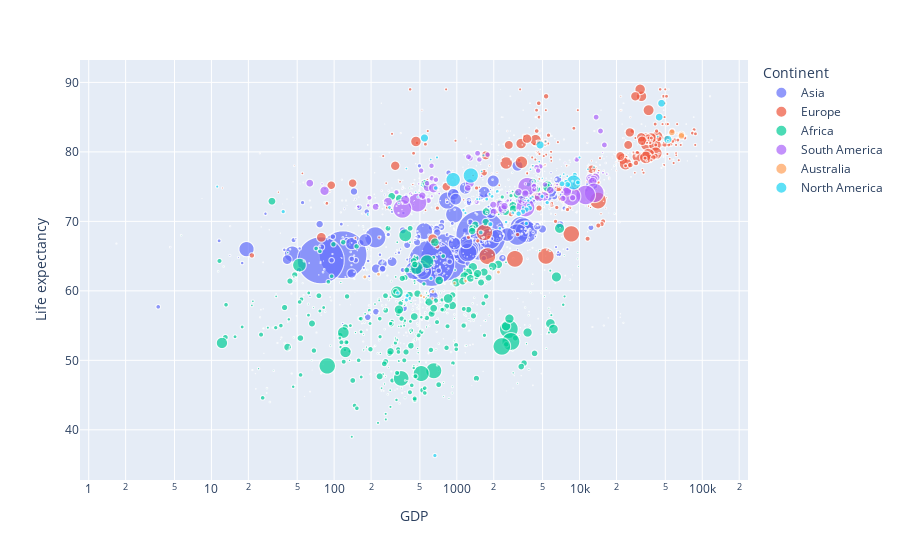

Notebook code for this chart:
### Code cell
df = px.data.gapminder()

fig = px.scatter(to_bubble, x="GDP", y="Life expectancy ",
                 size="Population", color="Continent",
                 hover_name="Country", log_x=True, size_max=50)
fig.show()

### Figure 1 — Plotly figure (JSON) as saved in the notebook; plotly's stock layout.template omitted (floating-point values rounded to 4 significant figures; data arrays with more than 128 entries replaced by an {"elided": "..."} marker saying what was removed)
{"data": [{"hovertemplate": "<b>%{hovertext}</b><br><br>Continent=Asia<br>GDP=%{x}<br>Life expectancy =%{y}<br>Population=%{marker.size}<extra></extra>", "hovertext": {"elided": "484 str values"}, "legendgroup": "Asia", "marker": {"color": "#636efa", "size": {"elided": "484 int values"}, "sizemode": "area", "sizeref": 517500.0, "symbol": "circle"}, "mode": "markers", "name": "Asia", "showlegend": true, "type": "scattergl", "x": {"elided": "484 float values"}, "xaxis": "x", "y": {"elided": "484 float values"}, "yaxis": "y"}, {"hovertemplate": "<b>%{hovertext}</b><br><br>Continent=Europe<br>GDP=%{x}<br>Life expectancy =%{y}<br>Population=%{marker.size}<extra></extra>", "hovertext": {"elided": "544 str values"}, "legendgroup": "Europe", "marker": {"color": "#EF553B", "size": {"elided": "544 int values"}, "sizemode": "area", "sizeref": 517500.0, "symbol": "circle"}, "mode": "markers", "name": "Europe", "showlegend": true, "type": "scattergl", "x": {"elided": "544 float values"}, "xaxis": "x", "y": {"elided": "544 float values"}, "yaxis": "y"}, {"hovertemplate": "<b>%{hovertext}</b><br><br>Continent=Africa<br>GDP=%{x}<br>Life expectancy =%{y}<br>Population=%{marker.size}<extra></extra>", "hovertext": {"elided": "739 str values"}, "legendgroup": "Africa", "marker": {"color": "#00cc96", "size": {"elided": "739 float values"}, "sizemode": "area", "sizeref": 517500.0, "symbol": "circle"}, "mode": "markers", "name": "Africa", "showlegend": true, "type": "scattergl", "x": {"elided": "739 float values"}, "xaxis": "x", "y": {"elided": "739 float values"}, "yaxis": "y"}, {"hovertemplate": "<b>%{hovertext}</b><br><br>Continent=South America<br>GDP=%{x}<br>Life expectancy =%{y}<br>Population=%{marker.size}<extra></extra>", "hovertext": {"elided": "160 str values"}, "legendgroup": "South America", "marker": {"color": "#ab63fa", "size": {"elided": "160 int values"}, "sizemode": "area", "sizeref": 517500.0, "symbol": "circle"}, "mode": "markers", "name": "South America", "showlegend": true, "type": "scattergl", "x": {"elided": "160 float values"}, "xaxis": "x", "y": {"elided": "160 float values"}, "yaxis": "y"}, {"hovertemplate": "<b>%{hovertext}</b><br><br>Continent=Australia<br>GDP=%{x}<br>Life expectancy =%{y}<br>Population=%{marker.size}<extra></extra>", "hovertext": ["Australia", "Australia", "Australia", "Australia", "Australia", "Australia", "Australia", "Australia", "Australia", "Australia", "Australia", "Australia", "Australia", "Australia", "Australia", "Australia", "Fiji", "Fiji", "Fiji", "Fiji", "Fiji", "Fiji", "Fiji", "Fiji", "Fiji", "Fiji", "Fiji", "Fiji", "Fiji", "Fiji", "Fiji", "Fiji", "Kiribati", "Kiribati", "Kiribati", "Kiribati", "Kiribati", "Kiribati", "Kiribati", "Kiribati", "Kiribati", "Kiribati", "Kiribati", "Kiribati", "Kiribati", "Kiribati", "Kiribati", "Kiribati", "Papua New Guinea", "Papua New Guinea", "Papua New Guinea", "Papua New Guinea", "Papua New Guinea", "Papua New Guinea", "Papua New Guinea", "Papua New Guinea", "Papua New Guinea", "Papua New Guinea", "Papua New Guinea", "Papua New Guinea", "Papua New Guinea", "Papua New Guinea", "Papua New Guinea", "Samoa", "Samoa", "Samoa", "Samoa", "Samoa", "Samoa", "Samoa", "Samoa", "Samoa", "Samoa", "Samoa", "Samoa", "Samoa", "Samoa", "Samoa", "Samoa", "Solomon Islands", "Solomon Islands", "Solomon Islands", "Solomon Islands", "Solomon Islands", "Solomon Islands", "Solomon Islands", "Solomon Islands", "Solomon Islands", "Solomon Islands", "Solomon Islands", "Solomon Islands", "Solomon Islands", "Solomon Islands", "Solomon Islands", "Solomon Islands", "Tonga", "Tonga", "Tonga", "Tonga", "Tonga", "Tonga", "Tonga", "Tonga", "Tonga", "Tonga", "Tonga", "Tonga", "Tonga", "Tonga", "Tonga", "Tonga", "Vanuatu", "Vanuatu", "Vanuatu", "Vanuatu", "Vanuatu", "Vanuatu", "Vanuatu", "Vanuatu", "Vanuatu", "Vanuatu", "Vanuatu", "Vanuatu", "Vanuatu", "Vanuatu", "Vanuatu", "Vanuatu"], "legendgroup": "Australia", "marker": {"color": "#FFA15A", "size": [23789338, 2346694, 23117353, 22728254, 223424, 223175, 216917, 212492, 28276, 26979, 23948, 21274, 198954, 196514, 19413, 19153, 892149, 88586, 879715, 873596, 86786, 85995, 851967, 84334, 834812, 827411, 821817, 818354, 816628, 815691, 814218, 811223, 11247, 11458, 18535, 16613, 14656, 12652, 1568, 9844, 96311, 9426, 92325, 9542, 88895, 87343, 85858, 8446, 7755785, 7592865, 743836, 7269348, 718239, 6947447, 6787187, 6627922, 647272, 631479, 6161517, 61724, 5862316, 5716152, 5572222, 193759, 19229, 19757, 189194, 187665, 18625, 184826, 183526, 182286, 18194, 179929, 178781, 177662, 176582, 175566, 17461, 587482, 57554, 563513, 551531, 539614, 52779, 51679, 54477, 49294, 481422, 469885, 458324, 446769, 435262, 423853, 41269, 16364, 15782, 15328, 14951, 14577, 14137, 1364, 135, 12357, 11689, 1141, 146, 99789, 99184, 98611, 9882, 26463, 25885, 253142, 247485, 241871, 236295, 23785, 22534, 219953, 214634, 2937, 24143, 198964, 193956, 18929, 18563], "sizemode": "area", "sizeref": 517500.0, "symbol": "circle"}, "mode": "markers", "name": "Australia", "showlegend": true, "type": "scattergl", "x": [56550.0, 62210.0, 67790.0, 67680.0, 62250.0, 51870.0, 42740.0, 49660.0, 4992.0, 36120.0, 3417.0, 3472.0, 23470.0, 281.8, 19520.0, 2170.0, 4922.0, 546.4, 4764.0, 4547.0, 4353.0, 3652.0, 3369.0, 4178.0, 478.8, 3750.0, 3659.0, 3333.0, 2836.0, 2260.0, 238.9, 276.1, 1424.0, 1685.0, 1724.0, 1764.0, 1693.0, 1493.0, 1297.0, 1413.0, 1358.0, 1152.0, 1215.0, 113.6, 115.4, 826.6, 734.9, 796.8, 2183.0, 230.0, 271.3, 177.9, 1367.0, 1167.0, 1179.0, 956.7, 854.3, 77.58, 637.4, 588.4, 511.7, 539.4, 631.9, 4149.0, 4179.0, 4220.0, 4235.0, 3943.0, 3453.0, 335.1, 359.8, 322.5, 288.0, 2571.0, 2351.0, 197.3, 1631.0, 1555.0, 154.7, 1922.0, 29.65, 188.5, 1859.0, 1643.0, 1272.0, 1158.0, 125.8, 146.9, 948.7, 88.87, 818.4, 744.8, 785.0, 944.8, 154.5, 493.8, 4192.0, 4267.0, 451.5, 445.2, 3548.0, 37.85, 3393.0, 2932.0, 2893.0, 2595.0, 2284.0, 229.7, 1842.0, 1838.0, 263.3, 285.8, 3148.0, 3167.0, 3159.0, 3276.0, 2966.0, 2643.0, 2698.0, 2393.0, 248.0, 1886.0, 1788.0, 158.5, 1354.0, 1363.0, 1470.0], "xaxis": "x", "y": [82.8, 82.7, 82.5, 82.3, 82, 81.9, 81.7, 81.3, 81.3, 81.2, 81, 86, 83, 79.9, 79.9, 79.5, 69.9, 69.7, 69.6, 69.4, 69.2, 69.1, 68.9, 68.7, 68.6, 68.5, 68.3, 68.1, 68, 67.9, 67.8, 67.7, 66.3, 66.1, 65.8, 65.7, 65.5, 65.3, 65.2, 65.1, 65, 65, 64.9, 64.8, 64.7, 64.6, 64.3, 64.1, 62.7, 62.4, 62.2, 62, 61.8, 61.6, 61.4, 61.1, 68, 64, 59.9, 59.6, 59.3, 59.1, 58.9, 74, 73.8, 73.6, 73.2, 73, 72.6, 76, 72.5, 72.2, 72, 71.6, 71.4, 79, 76, 75, 72, 69.2, 68.8, 68.8, 68.7, 68.5, 68.3, 68.1, 68, 67.6, 67.6, 67.4, 67.1, 66.8, 66.5, 66.2, 65.8, 73.5, 73.3, 73.2, 73, 72.9, 72.8, 72.5, 72.6, 72.5, 72.4, 72.3, 72.2, 72, 71.9, 71.8, 71.6, 72, 71.7, 71.6, 71.4, 71.2, 71, 78, 75, 73, 71, 69.9, 69.6, 69.4, 69.3, 69.1, 69], "yaxis": "y"}, {"hovertemplate": "<b>%{hovertext}</b><br><br>Continent=North America<br>GDP=%{x}<br>Life expectancy =%{y}<br>Population=%{marker.size}<extra></extra>", "hovertext": {"elided": "208 str values"}, "legendgroup": "North America", "marker": {"color": "#19d3f3", "size": {"elided": "208 int values"}, "sizemode": "area", "sizeref": 517500.0, "symbol": "circle"}, "mode": "markers", "name": "North America", "showlegend": true, "type": "scattergl", "x": {"elided": "208 float values"}, "xaxis": "x", "y": {"elided": "208 float values"}, "yaxis": "y"}], "layout": {"legend": {"itemsizing": "constant", "title": {"text": "Continent"}, "tracegroupgap": 0}, "margin": {"t": 60}, "xaxis": {"anchor": "y", "domain": [0, 1], "title": {"text": "GDP"}, "type": "log"}, "yaxis": {"anchor": "x", "domain": [0, 1], "title": {"text": "Life expectancy "}}}}
